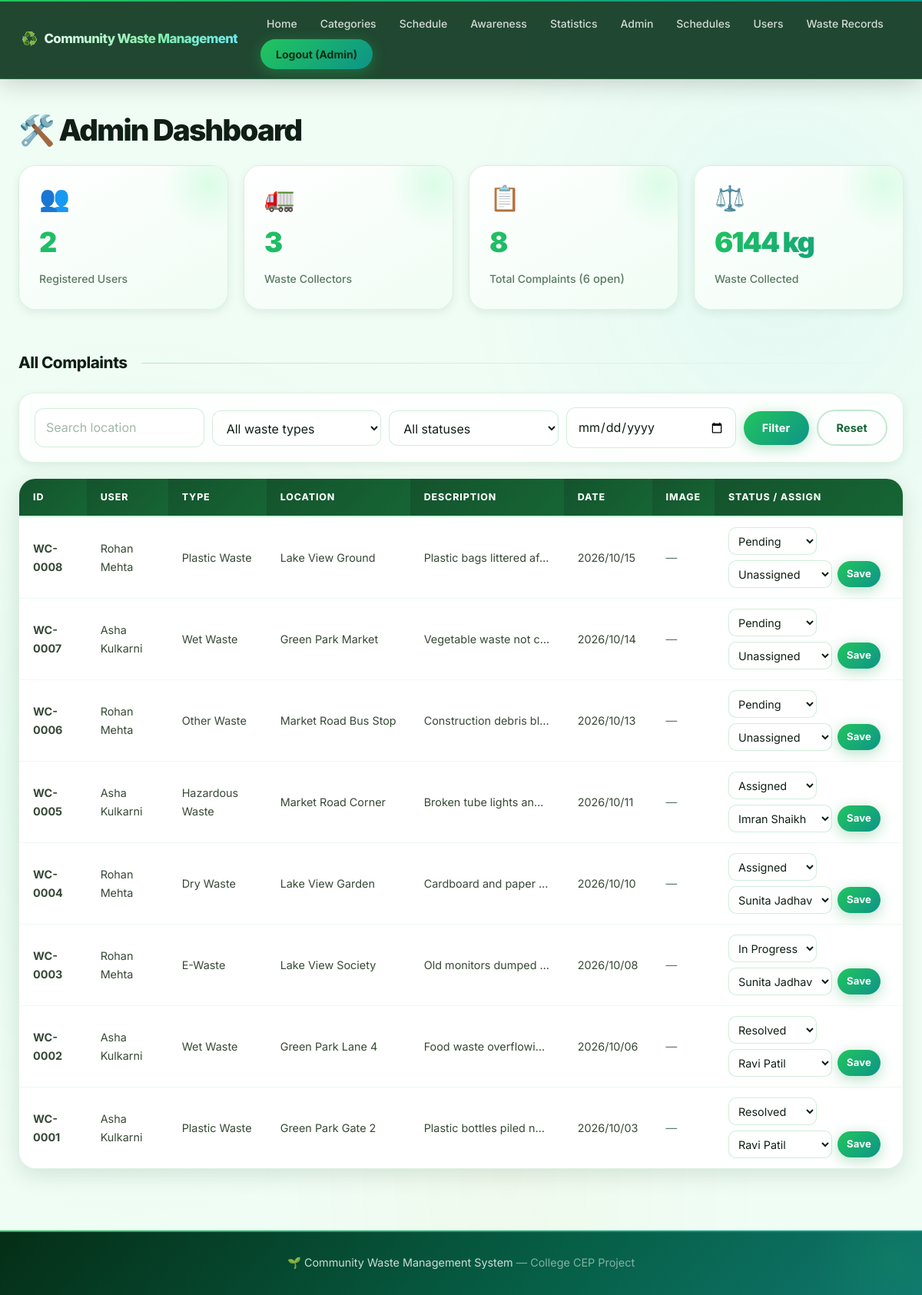
Screenshot of /admin (signed in) with the database file from the repository.
### tables this page shows
CREATE TABLE complaints (id INTEGER PRIMARY KEY AUTOINCREMENT,
  user_id INTEGER NOT NULL REFERENCES users(id), waste_type TEXT NOT NULL, location TEXT NOT NULL,
  description TEXT NOT NULL, report_date TEXT NOT NULL, image TEXT,
  status TEXT NOT NULL DEFAULT 'Pending', collector_id INTEGER REFERENCES collectors(id),
  created_at TEXT DEFAULT CURRENT_TIMESTAMP);

CREATE TABLE users (id INTEGER PRIMARY KEY AUTOINCREMENT, name TEXT NOT NULL, email TEXT UNIQUE NOT NULL,
  mobile TEXT NOT NULL, password TEXT NOT NULL, address TEXT NOT NULL, created_at TEXT DEFAULT CURRENT_TIMESTAMP);

### app.py (the view)
@app.route("/admin")
@login_required("admin")
def admin_dashboard():
    db = get_db()
    counts = {"users": db.execute("SELECT COUNT(*) FROM users").fetchone()[0],
              "collectors": db.execute("SELECT COUNT(*) FROM collectors").fetchone()[0],
              "complaints": db.execute("SELECT COUNT(*) FROM complaints").fetchone()[0],
              "pending": db.execute("SELECT COUNT(*) FROM complaints WHERE status!='Resolved'").fetchone()[0],
              "kg": round(db.execute("SELECT COALESCE(SUM(quantity_kg),0) FROM waste_reports").fetchone()[0])}
    return render_template("admin.html", complaints=complaint_query(), collectors=db.execute("SELECT * FROM collectors").fetchall(),
                           counts=counts, categories=CATEGORY_NAMES, statuses=STATUSES)

### app.py (called while the page is built)
def get_db():
    if "db" not in g:
        g.db = sqlite3.connect(DB_PATH)
        g.db.row_factory = sqlite3.Row
    return g.db

@app.template_filter("cid")
def complaint_id(n):
    return f"WC-{n:04d}"

def login_required(role=None):
    def deco(f):
        @wraps(f)
        def wrapper(*a, **k):
            if "role" not in session:
                flash("Please log in first.", "error"); return redirect(url_for("login"))
            if role and session["role"] != role:
                flash("You do not have access to that page.", "error"); return redirect(url_for("home"))
            return f(*a, **k)
        return wrapper
    return deco

def complaint_query(extra_where="", extra_params=()):
    sql = ("SELECT c.*, u.name AS user_name, col.name AS collector_name FROM complaints c "
           "JOIN users u ON u.id=c.user_id LEFT JOIN collectors col ON col.id=c.collector_id WHERE 1=1 " + extra_where)
    params = list(extra_params)
    if request.args.get("location"):
        sql += " AND c.location LIKE ?"; params.append("%" + request.args["location"] + "%")
    if request.args.get("waste_type"):
        sql += " AND c.waste_type=?"; params.append(request.args["waste_type"])
    if request.args.get("status"):
        sql += " AND c.status=?"; params.append(request.args["status"])
    if request.args.get("date"):
        sql += " AND c.report_date=?"; params.append(request.args["date"])
    return get_db().execute(sql + " ORDER BY c.id DESC", params).fetchall()

### templates/admin.html
{% extends "base.html" %}{% block title %}Admin Dashboard{% endblock %}
{% block content %}
<h1>🛠️ Admin Dashboard</h1>
<section class="grid">
  <div class="card stat"><span class="icon">👥</span><h2>{{ counts.users }}</h2><p>Registered Users</p></div>
  <div class="card stat"><span class="icon">🚛</span><h2>{{ counts.collectors }}</h2><p>Waste Collectors</p></div>
  <div class="card stat"><span class="icon">📋</span><h2>{{ counts.complaints }}</h2><p>Total Complaints <span class="muted">({{ counts.pending }} open)</span></p></div>
  <div class="card stat"><span class="icon">⚖️</span><h2>{{ counts.kg }} kg</h2><p>Waste Collected</p></div>
</section>
<h2 class="section-title">All Complaints</h2>
{% include "_filters.html" %}
{% if complaints %}
<div class="table-wrap">
  <table>
    <thead>
      <tr>
        <th>ID</th><th>User</th><th>Type</th><th>Location</th><th>Description</th><th>Date</th><th>Image</th><th>Status / Assign</th>
      </tr>
    </thead>
    <tbody>
      {% for c in complaints %}
      <tr>
        <td><strong>{{ c.id|cid }}</strong></td>
        <td>{{ c.user_name }}</td>
        <td>{{ c.waste_type }}</td>
        <td class="td-truncate" title="{{ c.location }}">{{ c.location }}</td>
        <td class="td-truncate" title="{{ c.description }}">{{ c.description }}</td>
        <td style="white-space:nowrap">{{ c.report_date | replace('-', '/') if c.report_date else '—' }}</td>
        <td>{% if c.image %}<a href="{{ url_for('static', filename='uploads/' ~ c.image) }}" target="_blank" rel="noopener">📷 View</a>{% else %}<span class="muted">—</span>{% endif %}</td>
        <td>
          <form method="post" action="{{ url_for('admin_update_complaint', cid=c.id) }}" class="inline-form">
            <select name="status">{% for s in statuses %}<option {{ 'selected' if c.status==s }}>{{ s }}</option>{% endfor %}</select>
            <select name="collector_id"><option value="">Unassigned</option>
              {% for col in collectors %}<option value="{{ col.id }}" {{ 'selected' if c.collector_id==col.id }}>{{ col.name }}</option>{% endfor %}
            </select>
            <button class="btn btn-small-btn">Save</button>
          </form>
        </td>
      </tr>
      {% endfor %}
    </tbody>
  </table>
</div>
{% else %}
<div class="empty-state">
  <span class="empty-icon">📭</span>
  <h3>No complaints found</h3>
  <p>Try adjusting your search filters above.</p>
</div>
{% endif %}
{% endblock %}

### rows the page displays
complaints: id|cid "WC-0008", user_name "Rohan Mehta", waste_type "Plastic Waste", location "Lake View Ground", description "Plastic bags littered af…", report_date "2026/10/15"
complaints: id|cid "WC-0007", user_name "Asha Kulkarni", waste_type "Wet Waste", location "Green Park Market", description "Vegetable waste not c…", report_date "2026/10/14"
complaints: id|cid "WC-0006", user_name "Rohan Mehta", waste_type "Other Waste", location "Market Road Bus Stop", description "Construction debris bl…", report_date "2026/10/13"
complaints: id|cid "WC-0005", user_name "Asha Kulkarni", waste_type "Hazardous Waste", location "Market Road Corner", description "Broken tube lights an…", report_date "2026/10/11"
complaints: id|cid "WC-0004", user_name "Rohan Mehta", waste_type "Dry Waste", location "Lake View Garden", description "Cardboard and paper…", report_date "2026/10/10"
complaints: id|cid "WC-0003", user_name "Rohan Mehta", waste_type "E-Waste", location "Lake View Society", description "Old monitors dumped…", report_date "2026/10/08"
complaints: id|cid "WC-0002", user_name "Asha Kulkarni", waste_type "Wet Waste", location "Green Park Lane 4", description "Food waste overflowi…", report_date "2026/10/06"
complaints: id|cid "WC-0001", user_name "Asha Kulkarni", waste_type "Plastic Waste", location "Green Park Gate 2", description "Plastic bottles piled n…", report_date "2026/10/03"

### other values shown
{{ session.name.split()[0] }} "Admin"
{{ counts.users }} "2"
{{ counts.collectors }} "3"
{{ counts.complaints }} "8"
{{ counts.pending }} "6"
{{ counts.kg }} "6144"
form field status "Pending"
form field status "Assigned"
form field collector_id "Imran Shaikh"
form field collector_id "Sunita Jadhav"
form field status "In Progress"
form field status "Resolved"
form field collector_id "Ravi Patil"
